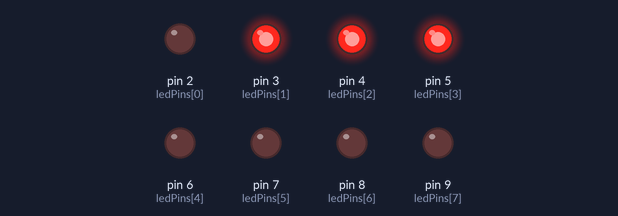
A sketch run on a simulated Arduino Uno, built with avr-gcc and run on an emulated ATmega328P. On the bench: output pins drawn as LEDs (lit = HIGH).

Above: at 0.1 s.
At 0.5 s:
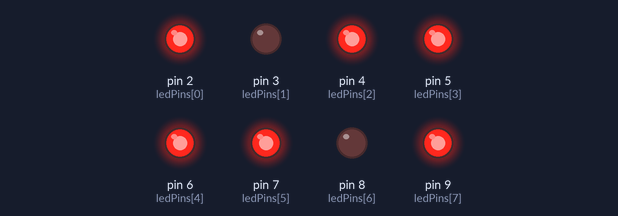
At 1.1 s:
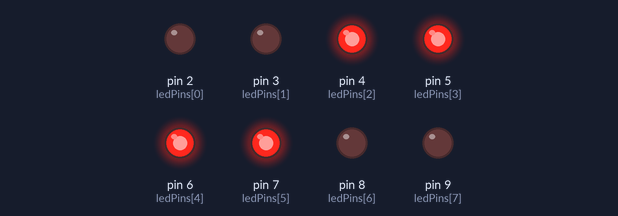
At 1.5 s:
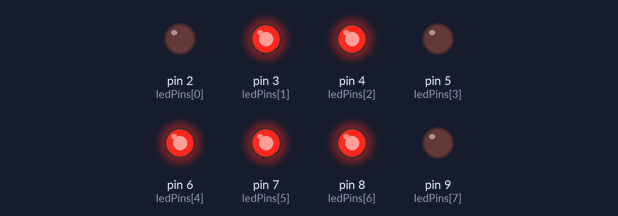
At 3.0 s:
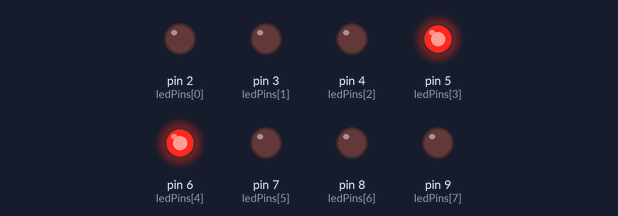
At 5.1 s:
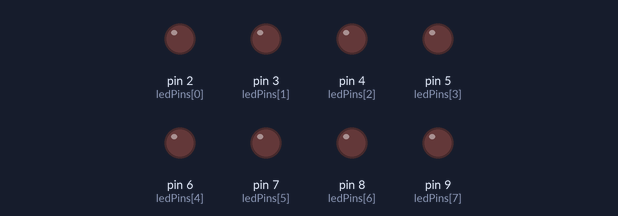
Timing chart, 0 to 6.2 s (numbered marks = the images above):
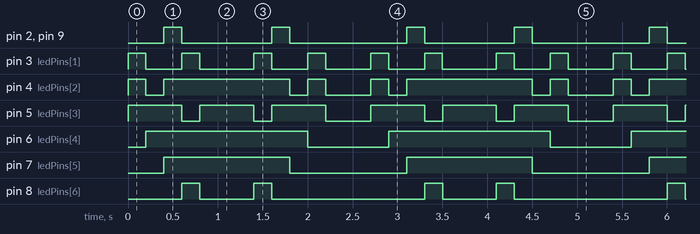

Measured:
- by itself, pin 2 (ledPins[0]), pin 9 (ledPins[7]): repeats every 2.7 s: LOW 1.0 s, HIGH 0.20 s, LOW 1.3 s, HIGH 0.20 s
- by itself, pin 4 (ledPins[2]): repeats every 2.7 s: LOW 0.20 s, HIGH 1.4 s, LOW 0.20 s, HIGH 0.20 s, LOW 0.50 s, HIGH 0.20 s
- by itself, pin 5 (ledPins[3]): repeats every 2.7 s: 2 × (LOW 0.20 s, HIGH 0.60 s), LOW 0.50 s, HIGH 0.60 s
- by itself, pin 6 (ledPins[4]): alternates HIGH for 1.8 s and LOW for 0.90 s
- by itself, pin 7 (ledPins[5]): alternates HIGH for 1.4 s and LOW for 1.3 s
- by itself, pin 8 (ledPins[6]): repeats every 2.7 s: LOW 0.60 s, HIGH 0.20 s, LOW 1.7 s, HIGH 0.20 s
- by itself, pin 3 (ledPins[1]): repeats every 2.7 s: LOW 0.40 s, HIGH 0.20 s, LOW 0.60 s, HIGH 0.20 s, LOW 0.40 s, HIGH 0.20 s, LOW 0.50 s, HIGH 0.20 s

The sketch:

sketch.ino
```cpp
// Simulating POV LED pattern on Arduino (Wokwi)

const int ledPins[8] = {2, 3, 4, 5, 6, 7, 8, 9};  // 8 LEDs on digital pins

void setup() {
  for (int i = 0; i < 8; i++) {
    pinMode(ledPins[i], OUTPUT);
  }
}

void POVDisplay(byte pattern) {
  for (int i = 0; i < 8; i++) {
    digitalWrite(ledPins[i], (pattern >> i) & 1);
  }
  delay(200);  // Longer delay for visible simulation
}

void loop() {
  POVDisplay(0b00001110);
  POVDisplay(0b00011000);
  POVDisplay(0b10111101);
  POVDisplay(0b01110110);
  POVDisplay(0b00111100);
  POVDisplay(0b00111100);
  POVDisplay(0b00111100);
  POVDisplay(0b01110110);
  POVDisplay(0b10111101);
  POVDisplay(0b00011000);
  POVDisplay(0b00001110);
  clearAll();
  delay(500);
}

void clearAll() {
  for (int i = 0; i < 8; i++) {
    digitalWrite(ledPins[i], LOW);
  }
}
```
